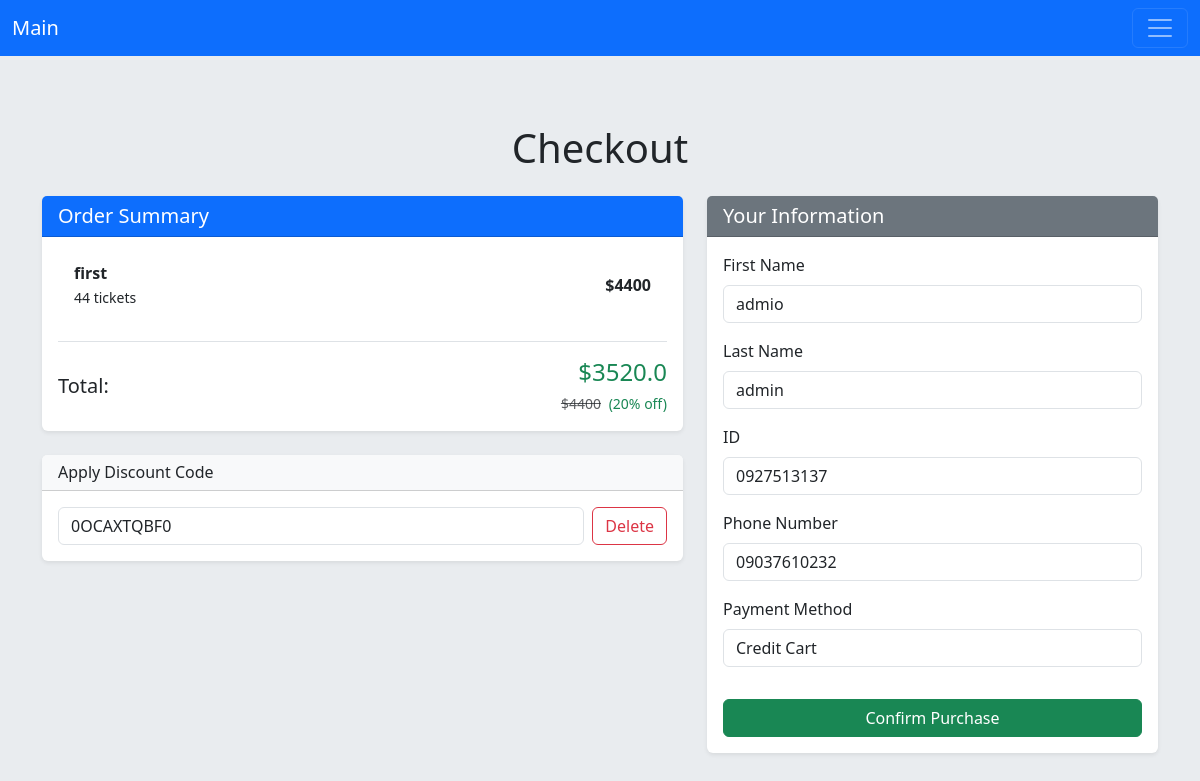
Page /cart/confirm/2/ (signed in) on the committed database.
### cart/models.py (models this page shows, shortened)
class Ticket(models.Model):
    user = models.ForeignKey(User, on_delete=models.CASCADE, related_name='tickets')
    event = models.ForeignKey(Event, on_delete=models.CASCADE, related_name='tickets')
    quantity = models.IntegerField(default=1)
    paid = models.BooleanField(default=False)
    def get_total_price(self):
        return int(self.quantity) * int(self.event.price_per_ticket)

class CartModel(models.Model):
    user = models.ForeignKey(User, on_delete=models.CASCADE, related_name='carts')
    tickets = models.ManyToManyField(Ticket)
    total_price = models.IntegerField()
    paid = models.BooleanField(default=False)
    discount = models.ForeignKey(DiscountCode, on_delete=models.CASCADE, related_name='carts', null=True, blank=True)
    def get_discounted_total_price(self):
        if self.discount is not None:
            return self.total_price * (100 - self.discount.discount_percent) / 100
    def get_total_price(self):
        return self.total_price

class DiscountCode(models.Model):
    user = models.ForeignKey(User, on_delete=models.CASCADE)
    code = models.CharField(max_length=10, unique=True, editable=False)
    event = models.ManyToManyField(Event, related_name='discount_codes')
    discount_percent = models.PositiveIntegerField(help_text="e.g., 10 for 10%")
    active = models.BooleanField(default=True)
    valid_until = models.DateTimeField()

### events/models.py (models this page shows, shortened)
class Event(models.Model):
    name = models.CharField(max_length=255)
    description = models.TextField()
    start_date = models.DateTimeField()
    end_date = models.DateTimeField()
    location = models.CharField(max_length=255)
    price_per_ticket = models.DecimalField(max_digits=10, decimal_places=2)
    capacity = models.IntegerField()
    organizer = models.ForeignKey(User, on_delete=models.CASCADE, related_name='events')
    image = models.ImageField(upload_to='events/%Y/%m/%d/', null=True, blank=True)
    is_active = models.BooleanField(default=True)
    category = models.ManyToManyField(Category, related_name='events', default=0)

### accounts/models.py (models this page shows, shortened)
class User(AbstractBaseUser):
    phone_number = models.CharField(max_length=11, unique=True)
    first_name = models.CharField(max_length=200, blank=True, null=True)
    last_name = models.CharField(max_length=200, blank=True, null=True)
    id_card = models.CharField(max_length=10, unique=True)
    is_active = models.BooleanField(default=True)
    is_staff = models.BooleanField(default=False)
    objects = UserManager()
    REQUIRED_FIELDS = ['id_card']
    USERNAME_FIELD = 'phone_number'

### cart/views.py (the view, shortened to what this page needs)
# urls.py: path('confirm/<int:ord_id>/', views.ConfirmCartView.as_view(), name='confirm_cart'),
class ConfirmCartView(View):
    def get(self, request, ord_id):
        user = request.user
        order = get_object_or_404(CartModel, id=ord_id)
        form1 = UserUpdateForm(instance=user)
        form2 = PaymentMethodForm()
        if order.discount is not None:
            discountform = DiscountForm(initial={'code': order.discount.code})
            discountform.fields['code'].widget.attrs['readonly'] = True
        else:
            discountform = DiscountForm()
        return render(request, 'cart/final_view.html', {'form1': form1,
                                                        'form2': form2,
                                                        'order': order,
                                                        'discountform': discountform,
                                                        })

### accounts/forms.py
class UserUpdateForm(forms.ModelForm):
    class Meta:
        model = User
        fields = (
            'first_name',
            'last_name',
            'id_card',
            'phone_number',
        )
        widgets = {
            'first_name': forms.TextInput(attrs={'class': 'form-control'}),
            'last_name': forms.TextInput(attrs={'class': 'form-control'}),
            'phone_number': forms.TextInput(attrs={'class': 'form-control'}),
            'id_card': forms.TextInput(attrs={'class': 'form-control'}),
        }
        labels = {
            'first_name': 'First Name',
            'last_name': 'Last Name',
            'phone_number': 'Phone Number',
            'id_card': 'ID',
        }
    def __init__(self, *args, **kwargs):
        super().__init__(*args, **kwargs)
        self.fields['first_name'].required = True
        self.fields['last_name'].required = True

### cart/forms.py
class PaymentMethodForm(forms.Form):
    METHODS = [
        ('credit', 'Credit Cart'),
        ('paypal', 'PatPal'),
        ('cash', 'Cash'),
    ]
    payment_methods = forms.ChoiceField(choices=METHODS, widget=forms.Select(attrs={'class': 'form-control'}))

### cart/templates/cart/final_view.html (shortened to what this page needs)
{% extends 'base.html' %}
{% block body %}
<div class="container my-5">
    <h1 class="mb-4 text-center">Checkout</h1>
    <div class="row g-4">
        <div class="col-lg-7">
            <div class="card shadow-sm border-0">
                <div class="card-header bg-primary text-white">
                    <h5 class="mb-0">Order Summary</h5>
                </div>
                <div class="card-body">
                    {% if order %}
                        <ul class="list-group list-group-flush">
                            {% for item in order.tickets.all %}
                                <li class="list-group-item d-flex justify-content-between align-items-center">
                                    <div>
                                        <strong>{{ item.event.name }}</strong><br>
                                        <small>{{ item.quantity }} ticket{{ item.quantity|pluralize }}</small>
                                    </div>
                                    <span class="fw-semibold">${{ item.get_total_price }}</span>
                                </li>
                            {% endfor %}
                        </ul>
                        <div class="mt-4 pt-3 border-top">
                            <div class="d-flex justify-content-between align-items-center">
                                <h5 class="mb-0">Total:</h5>
                                {% if order.discount is not None %}
                                    <div class="text-end">
                                        <h4 class="text-success mb-1">${{ order.get_discounted_total_price }}</h4>
                                        <small class="text-muted">
                                            <del>${{ order.get_total_price }}</del>
                                            <span class="ms-1 text-success">({{ order.discount.discount_percent }}% off)</span>
                                        </small>
                                    </div>
                                {% else %}
                                    <h4 class="text-success mb-0">${{ order.get_total_price }}</h4>
                                {% endif %}
                            </div>
                        </div>
                    {% else %}
                        <p class="text-muted">Your cart is empty.</p>
                    {% endif %}
                </div>
            </div>
            <div class="card shadow-sm border-0 mt-4">
                <div class="card-header bg-light">
                    <h6 class="mb-0">Apply Discount Code</h6>
                </div>
                <div class="card-body">
                    <form class="row g-2 align-items-center" method="get" action="{% url 'cart:apply_discount' order.id %}">
                        <div class="col">
                            {{ discountform.code }}
                        </div>
                        <div class="col-auto">
                            {% if order.discount != None %}
                            	<a href="{% url 'cart:delete_discount' order.id %}" class="btn btn-outline-danger">Delete</a>
                            {% else %}
                            <button type="submit" class="btn btn-outline-primary">Apply</button>
                            {% endif %}
                        </div>
                    </form>
                </div>
            </div>
        </div>
        <div class="col-lg-5">
            <div class="card shadow-sm border-0 h-100">
                <div class="card-header bg-secondary text-white">
                    <h5 class="mb-0">Your Information</h5>
                </div>
                <div class="card-body">
                    <form method="post">
                        {% for field in form1 %}
                            <div class="mb-3">
                                <label class="form-label">{{ field.label }}</label>
                                {{ field }}
                            </div>
                        {% endfor %}
                        <div class="mb-3">
                            <label class="form-label">Payment Method</label>
                            {{ form2.payment_methods }}
                        </div>
                        <button type="submit" class="btn btn-success w-100 mt-3">
                            Confirm Purchase
                        </button>
                    </form>
                </div>
            </div>
        </div>
    </div>
</div>
{% endblock %}

### rows in the picture
Ticket: event.name "first", quantity "44", get_total_price "4400"
CartModel: get_discounted_total_price "3520.0", get_total_price "4400", discount.discount_percent "20"
DiscountCode: code "0OCAXTQBF0"
User: form1 "admio" "admin" "0927513137" "09037610232"

### other values in the picture
{{ field.label }} "First Name" "Last Name" "ID" "Phone Number"
